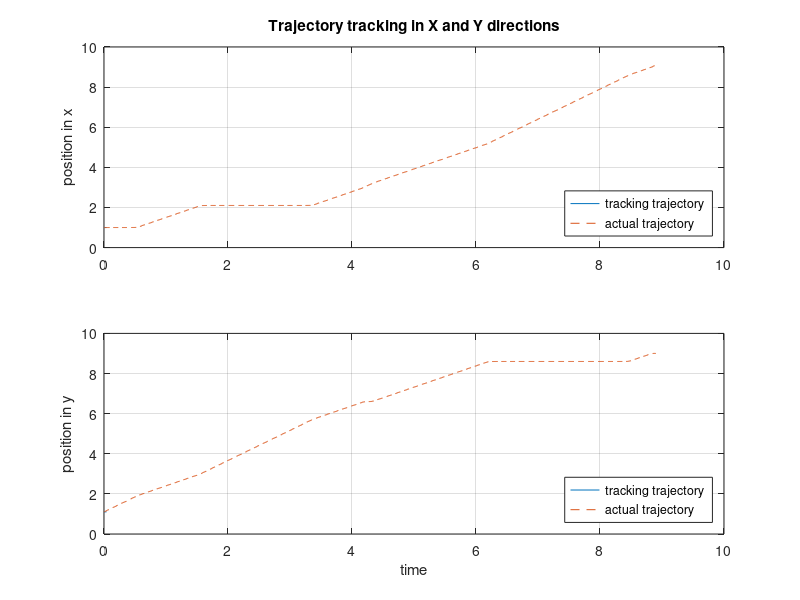
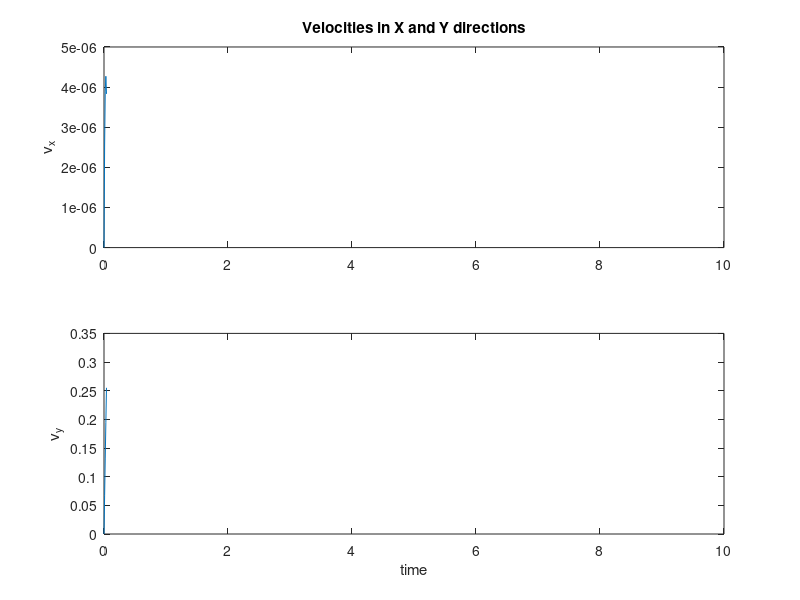
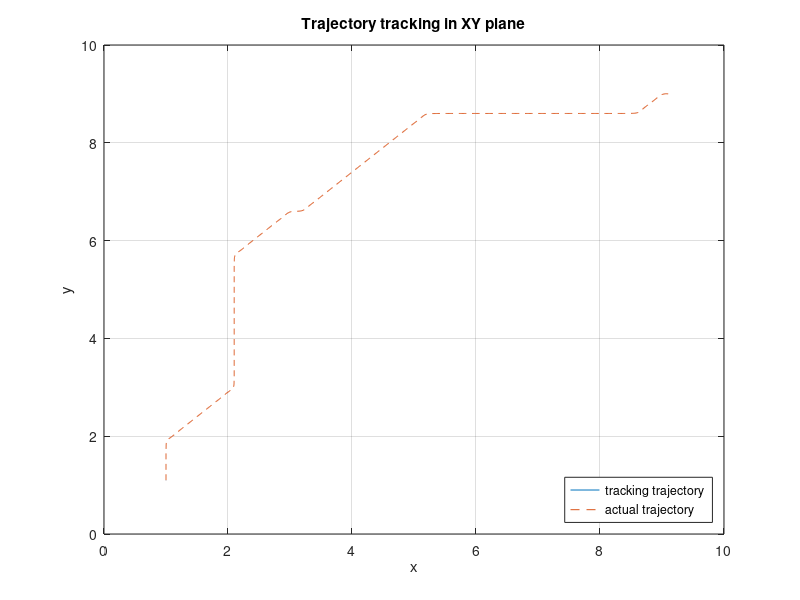
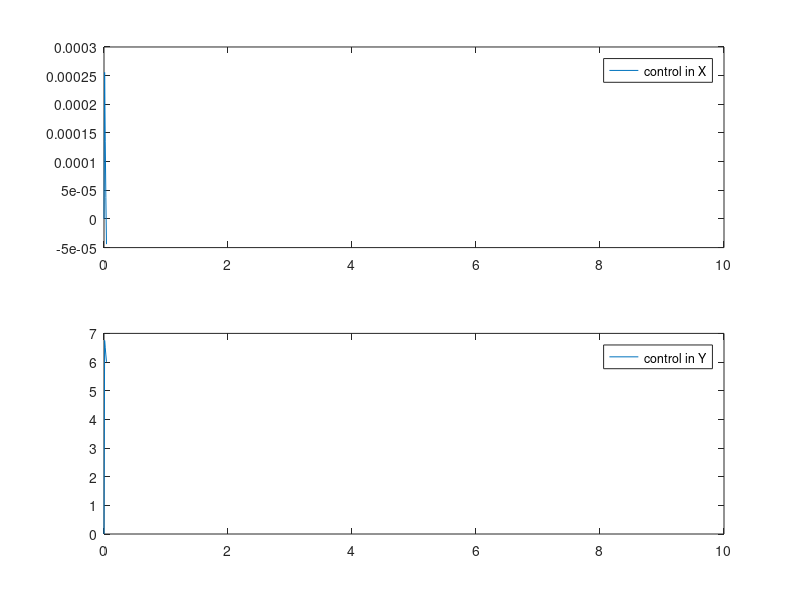

Write the MATLAB code that produced these figures, in order.
clc
close all
clear all

% This program combines the control and observer using seperation principle
% Controller is designed as u = -K(x - x_des)
% Full state observability is combined to the above control law


A = [0 0 1 0; 0 0 0 1; 0 0 0 0; 0 0 0 0];
B = [0 0; 0 0; 1 0; 0 1];
C = [1 0 0 0; 0 1 0 0];
p_obs = [-10;-11;-12;-13];

L_t = place(A',C',p_obs);
L = L_t';

p = [-2;-2.5;-3;-3.5];
K = place(A,B,p);
[v,d] = eig(A-B*K);

way_pts = load('smooth_way_points.txt');
tspan = way_pts(:,1);
x_des = way_pts(:,2);
y_des = way_pts(:,3);

w1 = 2;
w2 = 1;

control = @(t,x,i)[-K*(x - [x_des(i);y_des(i);(x_des(i)-x_des(i-1))/(tspan(i)-tspan(i-1));(y_des(i)-y_des(i-1))/(tspan(i)-tspan(i-1))] )];
Tspan = 0:0.1:25;
x0 = [x_des(1);y_des(1);0;0];

tt = tspan';
xx = zeros(4,length(tt));
xx(:,1) = [x_des(1);y_des(1);0;0];
X(:,1) = [1;1;0;0];
y(:,1) = C*xx(:,1);
X_hat(:,1) = [0;0;0;0];
y_hat(:,1) = C*X_hat;


for i = 2:length(tt)
    dt = tt(i) - tt(i-1);
    u(:,i) = control(tt(i),xx(:,i-1),i);
    xx(:,i) = xx(:,i-1) + dt*(A*xx(:,i-1)+B*u(:,i));
    y(:,i) = C*xx(:,i);

    X_hat(:,i) = X_hat(:,i-1)  +dt * (A*X_hat(:,i-1) + B*u(:,i) +L*(y(:,i-1)-y_hat(:,i-1)));
    y_hat(:,i) = C*X_hat(:,i);
    
    
end

figure;
subplot(2,1,1)
plot(tt,xx(1,:),tt,x_des,'--')
ylabel('position in x')
legend('tracking trajectory', 'actual trajectory','Location','SouthEast')
title('Trajectory tracking in X and Y directions')
grid on
subplot(2,1,2)
plot(tt,xx(2,:),tt,y_des,'--')
legend('tracking trajectory', 'actual trajectory','Location','SouthEast')
xlabel('time')
ylabel('position in y')
grid on

figure;
subplot(2,1,1)
plot(tt,xx(3,:))
title('Velocities in X and Y directions')
ylabel('v_x')
subplot(2,1,2)
plot(tt,xx(4,:))
xlabel('time')
ylabel('v_y')

figure;
plot(xx(1,:),xx(2,:),x_des,y_des,'--')
title('Trajectory tracking in XY plane')
xlabel('x')
ylabel('y')
legend('tracking trajectory', 'actual trajectory','Location','SouthEast')
grid on

figure;
subplot(2,1,1)
plot(tt,u(1,:))
legend('control in X')
subplot(2,1,2)
plot(tt,u(2,:))
legend('control in Y')